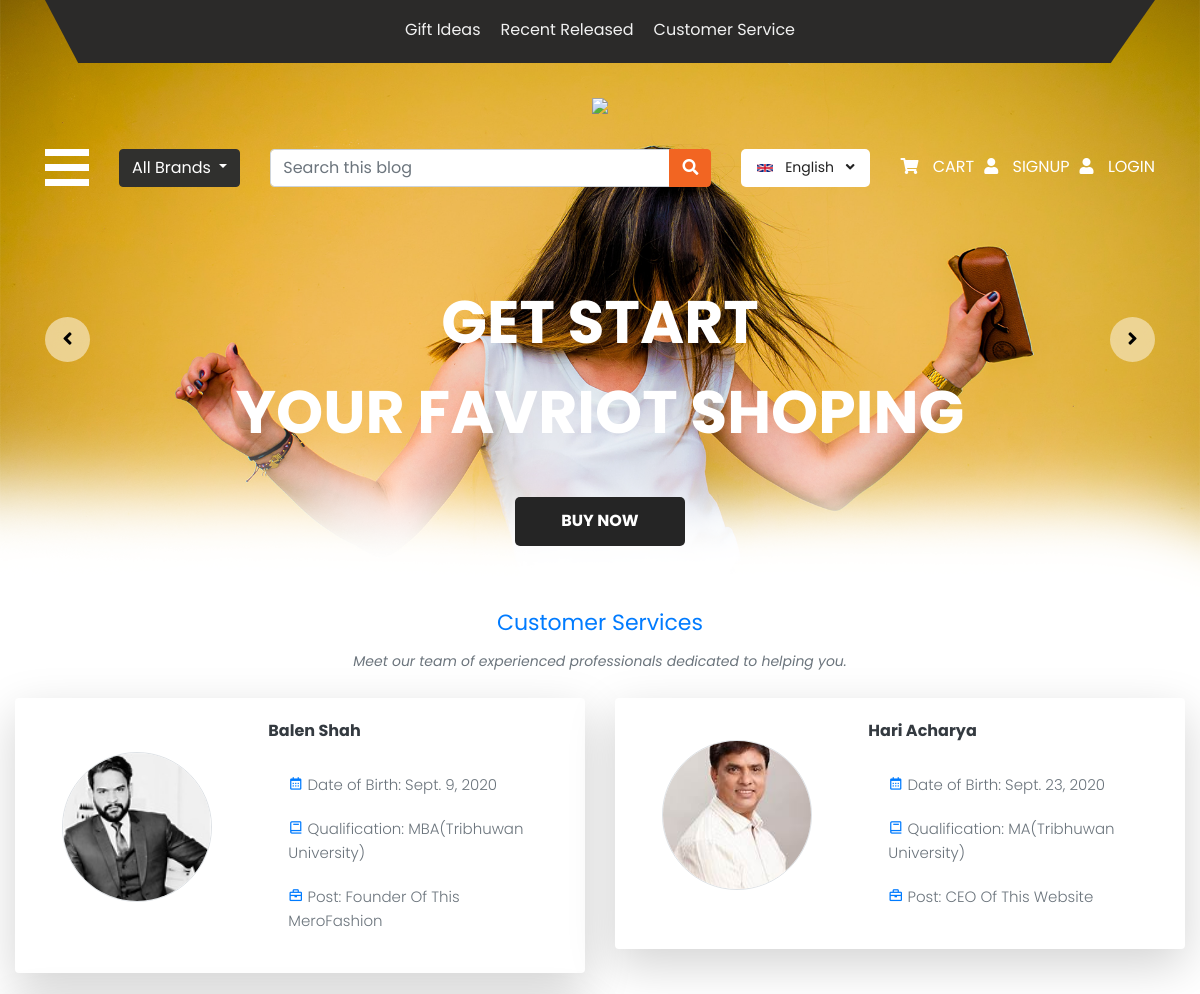
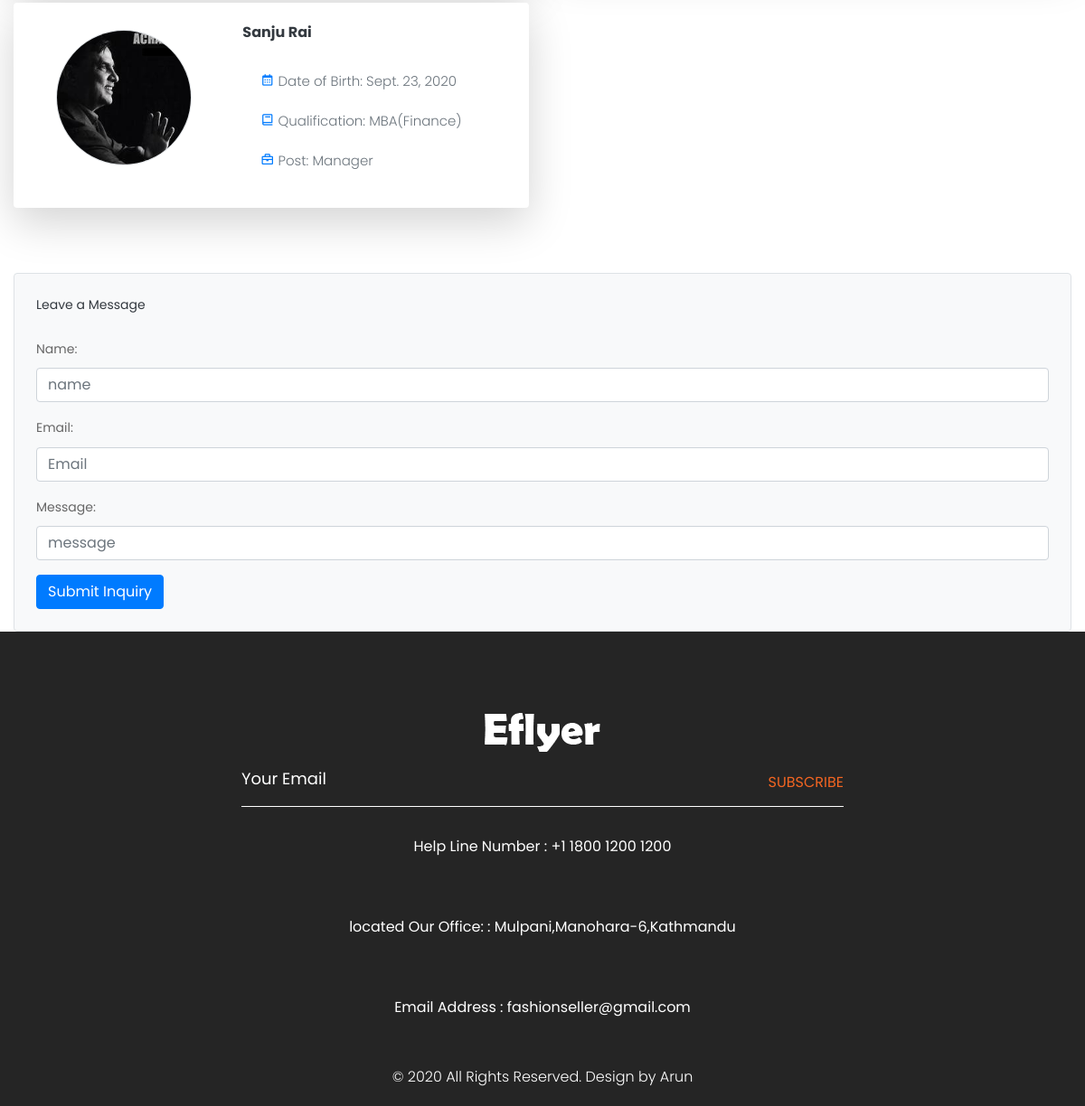
Page /customer-services/ on the committed database (2 pictures, top to bottom).
### backendapp/models.py (models this page shows)
class Profile(models.Model):
    image = models.ImageField(upload_to='profile', blank=True,null=True)
    name = models.CharField(max_length=100)
    dob = models.DateField()
    qualification = models.CharField(max_length=200,blank=True,null=True)
    post = models.CharField(max_length=100,)

### frontendapp/views.py (the view, shortened to what this page needs)
# urls.py: path('customer-services/', CustomerServicesView.as_view(), name='customer_services'),
class CustomerServicesView(TemplateView):
    template_name = 'clienttemplates/customerservice.html'
    def get_context_data(self, **kwargs):
        context = super().get_context_data(**kwargs)
        context['form'] = InquiryForm()
        context['profiles'] = Profile.objects.all()  # Fetch all profiles to display
        return context

### backendapp/forms.py
class InquiryForm(forms.ModelForm):
    class Meta:
        model = Inquiry
        fields = ['name', 'email', 'message']  # Customize fields as needed
        widgets = {
            'name': forms.TextInput(attrs={'class': 'form-control', 'placeholder': 'name'}),
            'email': forms.EmailInput(attrs={'class': 'form-control', 'placeholder': 'Email'}),
            'message': forms.TextInput(attrs={'class': 'form-control', 'placeholder': 'message'}),
        }

### templates/clienttemplates/customerservice.html (shortened to what this page needs)
{% extends 'clienttemplates/base.html' %}
{% load static %}
{% block mainblock %}
<div class="main-content">
    <div class="page-content">
        <div class="container-fluid">
            <div class="row">
                <div class="col-12 text-center">
                    <div class="page-title-box d-flex align-items-center justify-content-center">
                        <h2 class="mb-0 font-size-24 text-primary text-center">Customer Services</h2>
                    </div>
                    <i class="text-muted text-center">Meet our team of experienced professionals dedicated to helping you.</i>
                </div>
            </div>
            <div class="row mt-4">
                {% for i in profiles %}
                <div class="col-lg-6 mb-4">
                    <div class="card shadow-lg border-0">
                        <div class="card-body">
                            <div class="row align-items-center">
                                <div class="col-md-5">
                                    <div class="profile-img-container text-center mb-3">
                                        <img src="{{ i.image.url }}" alt="Profile Image" class="img-fluid rounded-circle border" style="width: 150px; height: 150px; object-fit: cover;">
                                    </div>
                                </div>
                                <div class="col-md-7">
                                    <h4 class="font-weight-bold text-dark mb-2">{{ i.name }}</h4>
                                    <p class="text-muted mb-1"><i class="bx bx-calendar text-primary"></i> Date of Birth: {{ i.dob }}</p>
                                    <p class="text-muted mb-1"><i class="bx bx-book text-primary"></i> Qualification: {{ i.qualification }}</p>
                                    <p class="text-muted"><i class="bx bx-briefcase text-primary"></i> Post: {{ i.post }}</p>
                                </div>
                            </div>
                        </div>
                    </div>
                </div>
                {% endfor %}
            </div>
            <div class="mt-5 p-4 border rounded bg-light">
                <h5 class="font-size-20 mb-3 text-dark">Leave a Message</h5>
                <form method="POST" action="{% url 'frontendapp:customer_services' %}">
                    <div class="form-group">
                        <label for="name">Name:</label>
                        {{ form.name }}
                    </div>
                    <div class="form-group">
                        <label for="email">Email:</label>
                        {{ form.email }}
                    </div>
                    <div class="form-group">
                        <label for="message">Message:</label>
                        {{ form.message }}
                    </div>
                    <button type="submit" class="btn btn-primary">Submit Inquiry</button>
                </form>
            </div>
        </div>
    </div>
</div>
{% endblock %}

### static/clientstatic/assets/css/style.css (style rules this page uses)
* { box-sizing: border-box !important; transition: ease all 0.5s; }
html { scroll-behavior: smooth; overflow-x: hidden; }
body { color: #666666; font-size: 14px; line-height: 1.80857; font-weight: normal; overflow-x: hidden; font-family: 'Poppins', sans-serif; }
h1, h2, h3, h4, h5, h6 { letter-spacing: 0; font-weight: normal; position: relative; padding: 0 0 10px 0; font-weight: normal; line-height: normal; color: #111111; margin: 0 }
h2 { font-size: 22px }
h4 { font-size: 16px }
h5 { font-size: 14px }
*, *::after, *::before { -webkit-box-sizing: border-box; -moz-box-sizing: border-box; box-sizing: border-box; }
p { margin: 20px; font-weight: 300; font-size: 15px; line-height: 24px; }
a, .btn { text-decoration: none !important; outline: none !important; -webkit-transition: all .3s ease-in-out; -moz-transition: all .3s ease-in-out; -ms-transition: all .3s ease-in-out; -o-transition: all .3s ease-in-out; transition: all .3s ease-in-out; }
img { max-width: 100%; height: auto; }
button { border: 0; margin: 0; padding: 0; cursor: pointer; }

### rows in the picture
Profile: image (picture), name "Balen Shah", dob "Sept. 9, 2020", qualification "MBA(Tribhuwan University)", post "Founder Of This MeroFashion"
Profile: image (picture), name "Hari Acharya", dob "Sept. 23, 2020", qualification "MA(Tribhuwan University)", post "CEO Of This Website"
Profile: image (picture), name "Sanju Rai", dob "Sept. 23, 2020", qualification "MBA(Finance)", post "Manager"
